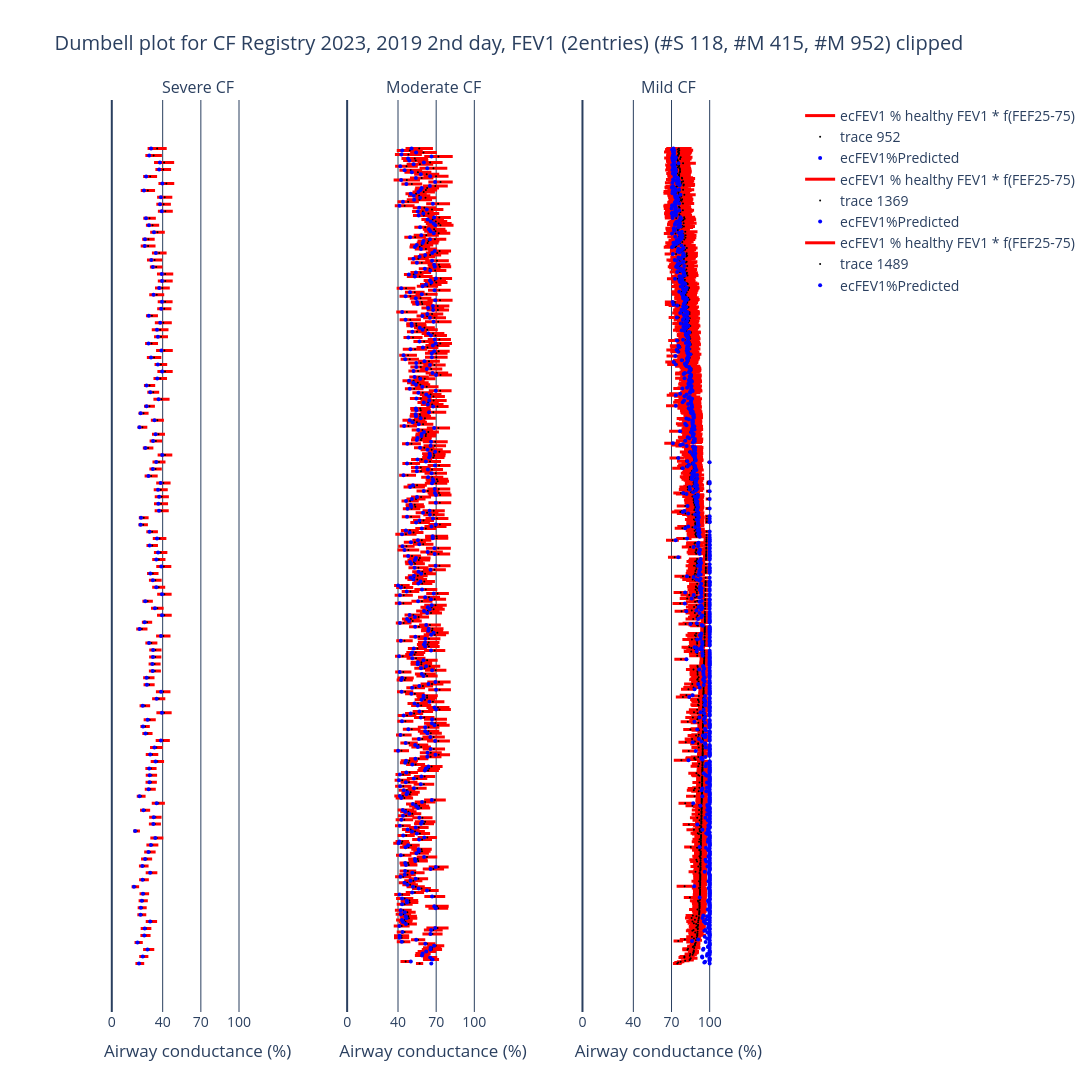

Source (notebook cell):
### Code cell
## FILL ##
title = f"Dumbell plot for CF Registry 2023, 2019 2nd day, FEV1 (2entries)"
# title = (
# f"Dumbell plot for CF Registry data 2023, 2019 2nd day, FEV1 & FEF25-75 (2entries)"
# )
# title = f"Dumbell plot for CF Registry data 2023, FEV1 (2entries)"
# title = f"Dumbell plot for CF Registry data 2023, FEV1 & FEF2575 (2entries)"

ac_col = AC.name

fig = make_subplots(
    1, 3, horizontal_spacing=0, column_titles=["Severe CF", "Moderate CF", "Mild CF"]
)

ppfev1_row="clipped ecFEV1%Predicted"
# ppfev1_row = "ecFEV1 % Predicted"

df_to_plot, _, _ = vh.get_dumbell_plot_data(
    df23, AC.name, AC, ppfev1_row=ppfev1_row
)

# Split dataframe between mild, moderate and severe CF lung disease
# Equivalent to Mean AR_ecFEV1% < 30%, 30 to 60 and > 60%
# Get unique IDs and their corresponding Mean AR_ecFEV1% values
mask_ppfev1 = df_to_plot["measure"] == ppfev1_row
# mask_ppfev1 = df_to_plot["measure"] == f"Mean {ac_col} prediction"

id_ppfev1 = df_to_plot[mask_ppfev1].groupby("ID")["value"].mean()

# Split IDs into three groups based on ecFEV1% values
mild_ids = id_ppfev1[id_ppfev1 >= 70].index
moderate_ids = id_ppfev1[(id_ppfev1 >= 40) & (id_ppfev1 < 70)].index
severe_ids = id_ppfev1[id_ppfev1 < 40].index

# Create the three dataframes
df_mild = df_to_plot[df_to_plot["ID"].isin(mild_ids)]
df_moderate = df_to_plot[df_to_plot["ID"].isin(moderate_ids)]
df_severe = df_to_plot[df_to_plot["ID"].isin(severe_ids)]

title = f"{title} (#S {len(severe_ids)}, #M {len(moderate_ids)}, #M {len(mild_ids)}) clipped"

# Print the sizes to verify
print(f"# Mild: {len(mild_ids)}")
print(f"# Moderate: {len(moderate_ids)}")
print(f"# Severe: {len(severe_ids)}")

# Plot the three groups
vh.plot_dumbell_for_df(
    fig, df_mild, [f"{ac_col} dist", f"{ac_col} mean", ppfev1_row], 3
)
vh.plot_dumbell_for_df(
    fig, df_moderate, [f"{ac_col} dist", f"{ac_col} mean", ppfev1_row], 2
)
vh.plot_dumbell_for_df(
    fig, df_severe, [f"{ac_col} dist", f"{ac_col} mean", ppfev1_row], 1
)


fig.update_layout(
    height=1800,
    # height=1800,
    width=1200,
    font=dict(size=14),
    showlegend=True,
    title=title,
    plot_bgcolor="white",
    paper_bgcolor="white",
)
print(min(df_to_plot["value"]))
fig.update_xaxes(
    range=[-25, 160],
    tickvals=[0, 40, 70, 100],
    title="Airway conductance (%)",
    gridcolor="#2a3f5f",
    zeroline=True,
    zerolinecolor="#2a3f5f",
    zerolinewidth=2,
)
fig.update_yaxes(
    showticklabels=False,
    showgrid=False,
    gridcolor="#2a3f5f",
    zeroline=True,
    zerolinecolor="#2a3f5f",
    zerolinewidth=2,
)
fig.write_image(
    # f"{dh.get_path_to_main()}PlotsBreathe/Dumbell_plot_AR_ecFEV1_by_severity/{title}_clipped.pdf"
    # f"{dh.get_path_to_main()}PlotsCFR/{title}_clipped.pdf"
    f"{dh.get_path_to_main()}PlotsCFR/{title}.pdf"
)
fig.show()

# On this plot, if a person is very sick, it's best fev1 measurement will contain a lot of inflammatory markers (sputum, airway wall inflammation).
# The sicker the person,the more underestimated the AR pred is because the maximum FEV1 blown is not healthy.
# Let's add the FEF25-75.

# 60% of data falls within red band

# TODO: add vertical lines corresponding to key AR values

# Longitudinal AR profile on the web app
